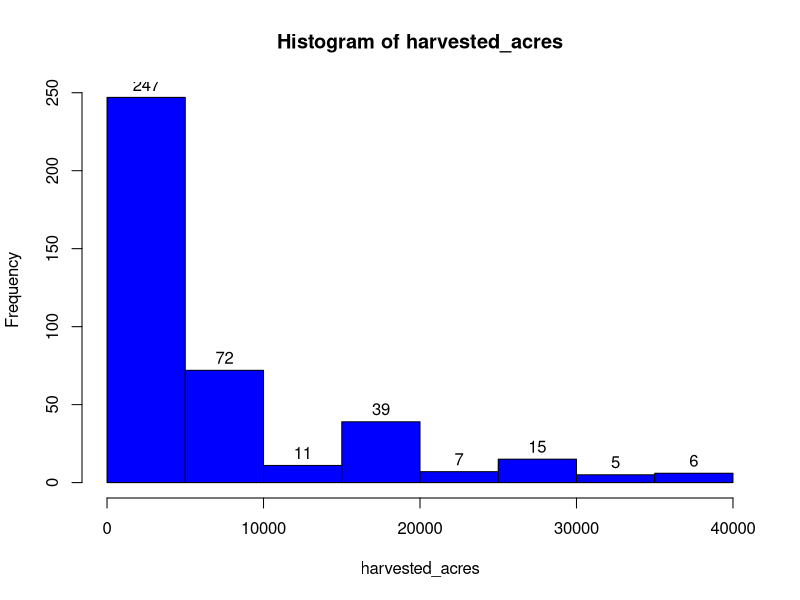
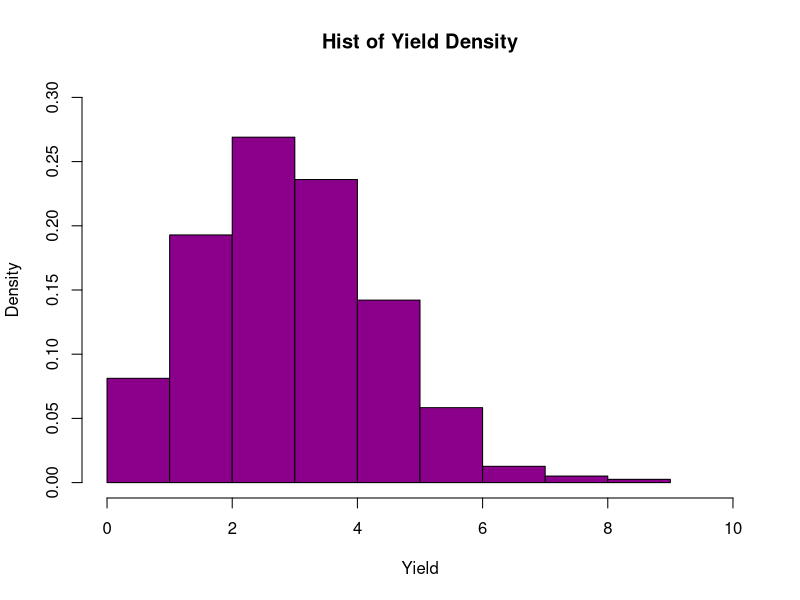
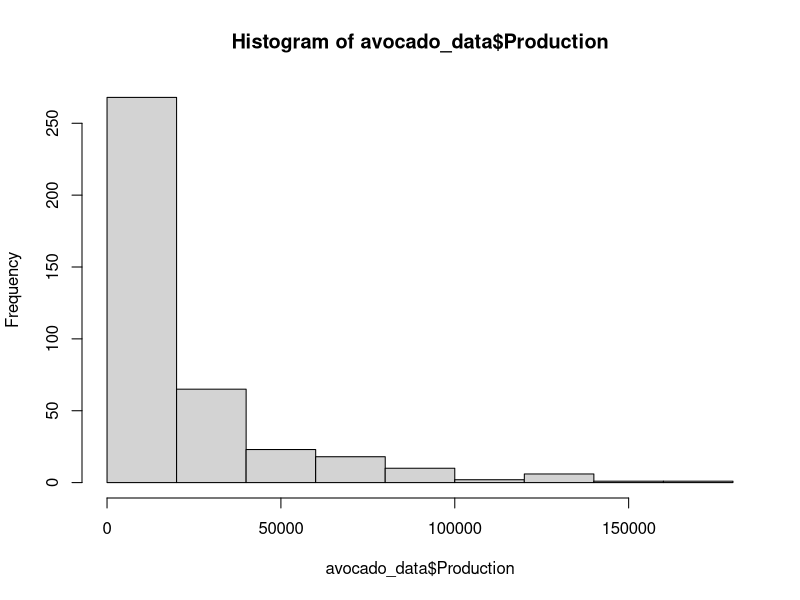
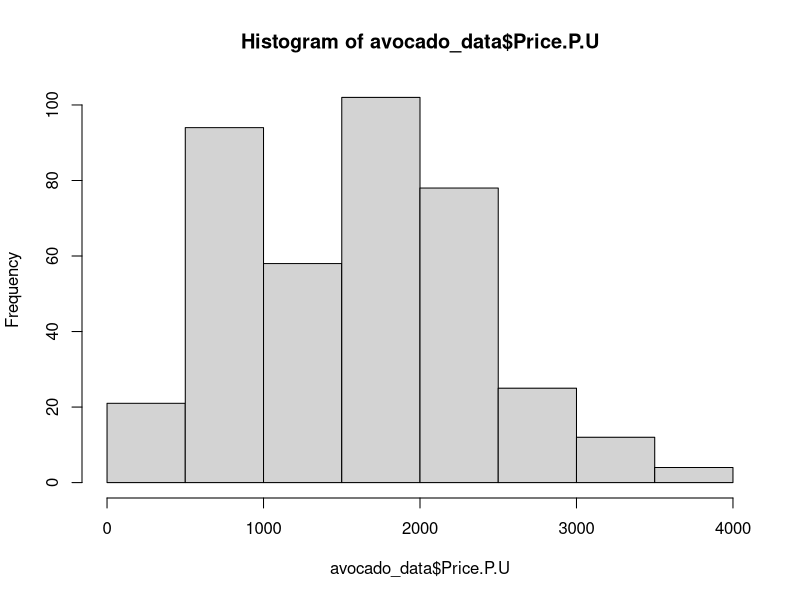
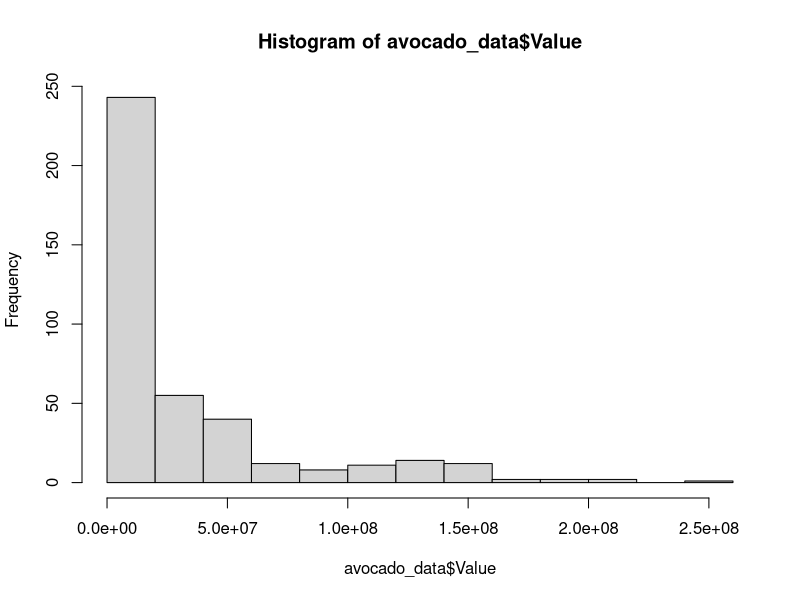
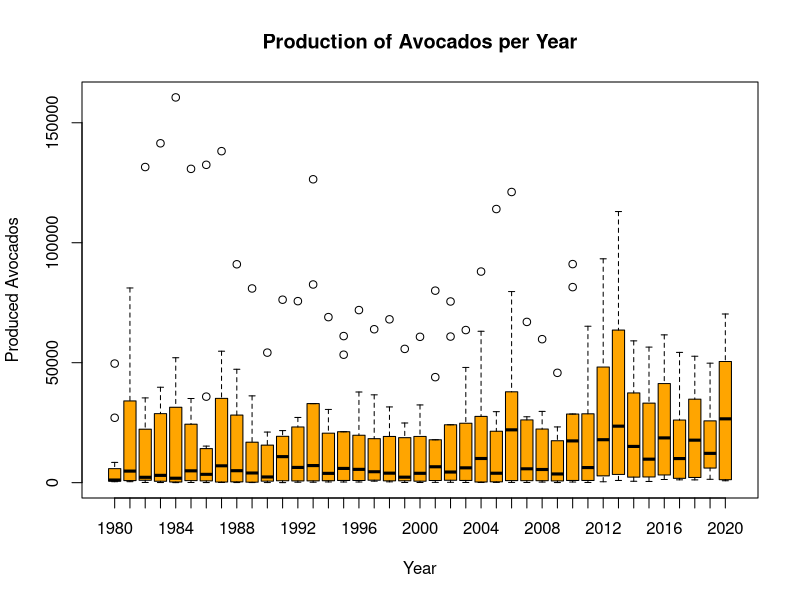

R code for these plots, in order:
## ---- chunk 1
# add packages you need for this assignment
## ---- chunk 2
knitr::opts_chunk$set(echo = TRUE)
## ---- chunk 3
raw_data <- read.csv("cali_avocados.csv")
avocado_data <- data.frame(raw_data)
## ---- chunk 4
str(avocado_data)
summary(avocado_data)
## ---- chunk 5
which(is.na(avocado_data$Year))
sum(is.na(avocado_data$Year))
## ---- chunk 6
which(is.na(avocado_data$Commodity.Code))
sum(is.na(avocado_data$Commodity.Code))
## ---- chunk 7
which(is.na(avocado_data$Crop.Name))
sum(is.na(avocado_data$Crop.Name))
## ---- chunk 8
which(is.na(avocado_data$County.Code))
sum(is.na(avocado_data$County.Code))
## ---- chunk 9
which(is.na(avocado_data$County))
sum(is.na(avocado_data$County))
## ---- chunk 10
which(is.na(avocado_data$Harvested.Acres))
sum(is.na(avocado_data$Harvested.Acres))
## ---- chunk 11
which(is.na(avocado_data$Yield))
sum(is.na(avocado_data$Yield))
## ---- chunk 12
which(is.na(avocado_data$Production))
sum(is.na(avocado_data$Production))
## ---- chunk 13
which(is.na(avocado_data$Price.P.U))
sum(is.na(avocado_data$Price.P.U))
## ---- chunk 14
which(is.na(avocado_data$Value))
sum(is.na(avocado_data$Value))
## ---- chunk 15
which(is.na(avocado_data))
sum(is.na(avocado_data))
## ---- chunk 16
harvested_acres <- avocado_data$Harvested.Acres
h1 <- hist(harvested_acres, col = "blue")
text(h1$mids, h1$counts, labels = h1$counts, adj = c(0.5, -0.5))
## ---- chunk 17
hist(avocado_data$Yield, ylim = c(0, .3), main = "Hist of Yield Density",
xlab = "Yield", xlim = c(0, 10), 
col = "darkmagenta", freq = FALSE)
## ---- chunk 18
hist(avocado_data$Production)
## ---- chunk 19
hist(avocado_data$Price.P.U)
## ---- chunk 20
hist(avocado_data$Value)
## ---- chunk 21
boxplot(Production ~ Year, data = avocado_data, col = "orange",
main = "Production of Avocados per Year", xlab = "Year", ylab =
"Produced Avocados")

## ---- chunk 22
price_mean <- mean(avocado_data$Price.P.U, na.rm = TRUE)
print(price_mean)
## ---- chunk 23
harvest_mean <- mean(avocado_data$Harvested.Acres, na.rm = TRUE)
small_harvest <- subset.data.frame(avocado_data, avocado_data$Harvested.Acres < harvest_mean)
small_harvest_price_mean <- mean(small_harvest$Price.P.U, na.rm = TRUE)
print(small_harvest_price_mean)
## ---- chunk 24
large_harvest <- subset.data.frame(avocado_data, avocado_data$Harvested.Acres > harvest_mean)
large_harvest_price_mean <- mean(large_harvest$Price.P.U, na.rm = TRUE)
print(large_harvest_price_mean)
## ---- chunk 25
t.test(x = avocado_data$Price.P.U, mu = small_harvest_price_mean)

t.test(x = avocado_data$Price.P.U, mu = large_harvest_price_mean)
## ---- chunk 26
acres_production_lm <- lm(Harvested.Acres ~ Production, data = avocado_data)
summary(acres_production_lm)
